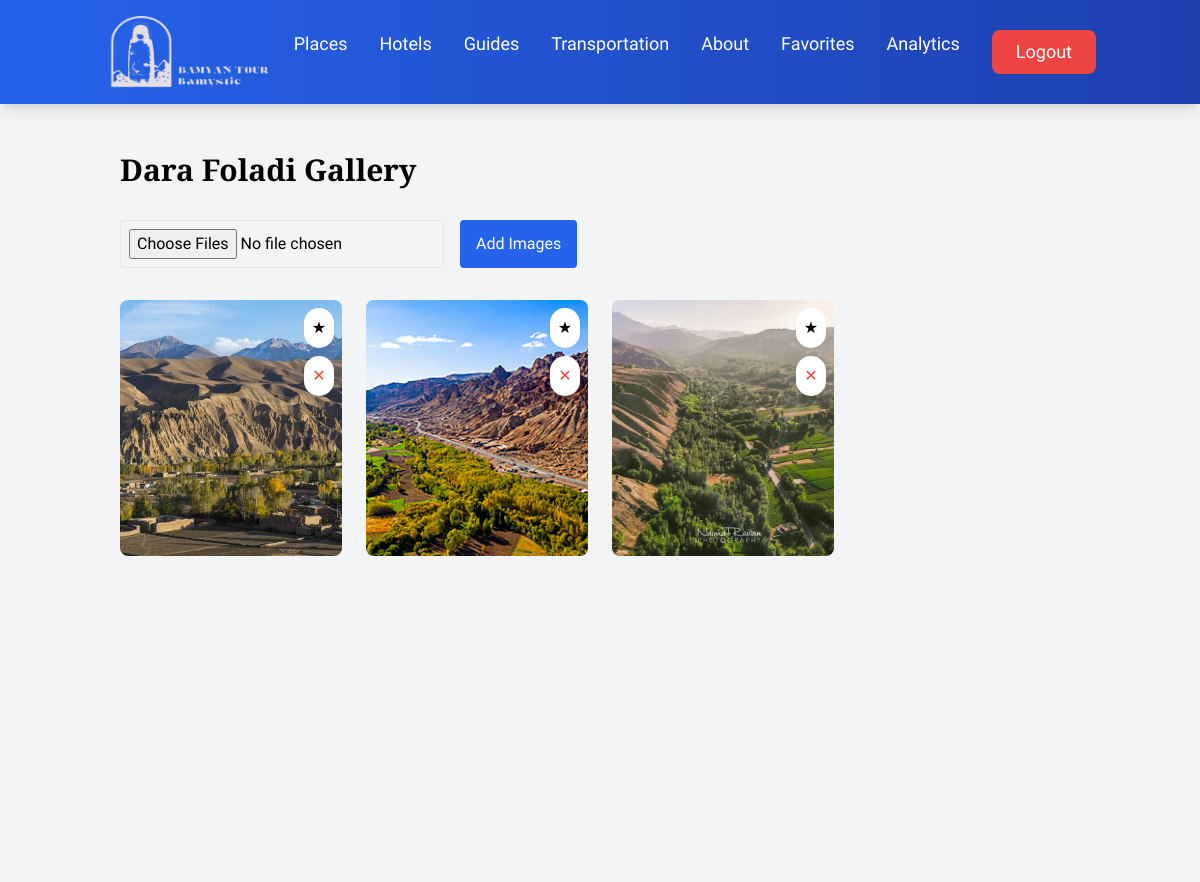
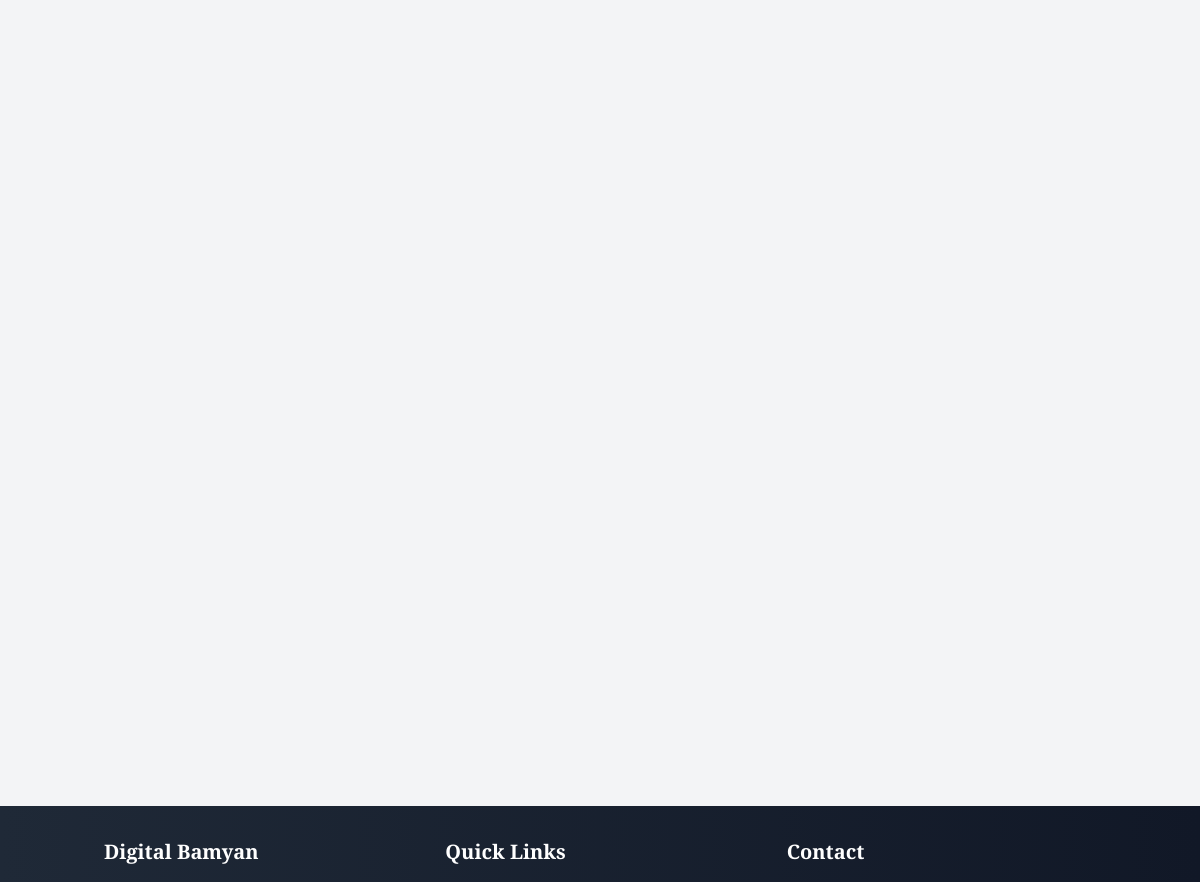
The page /places/5/gallery/ (signed in) on the database its author committed (2 pictures, top to bottom).
### main/models.py (models this page shows, shortened)
class Place(models.Model):
    name = models.CharField(max_length=200)
    description = models.TextField()
    location = models.CharField(max_length=200)
    location_url = models.URLField(max_length=500, blank=True, help_text="URL to location on map")
    image = models.ImageField(upload_to='places/', verbose_name='Main Image')
    gallery = models.ManyToManyField('PlaceImage', blank=True)
    rating = models.FloatField(default=0.0)
    likes = models.ManyToManyField('auth.User', related_name='liked_places', blank=True)
    favorites = models.ManyToManyField('auth.User', related_name='favorite_places', blank=True)
    created_at = models.DateTimeField(auto_now_add=True)

class PlaceImage(models.Model):
    image = models.ImageField(upload_to='places/gallery/')
    caption = models.CharField(max_length=200, blank=True)

### main/views.py (the view)
# urls.py: path('places/<int:place_id>/gallery/', views.place_gallery, name='place_gallery'),
@login_required
def place_gallery(request, place_id):
    place = get_object_or_404(Place, id=place_id)
    return render(request, 'main/place_gallery.html', {'place': place})

### main/templates/main/place_gallery.html (shortened to what this page needs)
{% extends 'main/base.html' %}
{% block content %}
<div class="container mx-auto px-4 py-8">
    <h1 class="text-3xl font-bold mb-8">{{ place.name }} Gallery</h1>
    {% if user.is_superuser %}
    <div class="mb-8">
        <form action="{% url 'main:add_gallery_image' place.id %}" method="POST" enctype="multipart/form-data" class="flex gap-4">
            <input type="file" name="images" multiple required class="border p-2">
            <button type="submit" class="bg-blue-600 text-white px-4 py-2 rounded hover:bg-blue-700">
                Add Images
            </button>
        </form>
    </div>
    {% endif %}
    <div class="grid grid-cols-2 md:grid-cols-3 lg:grid-cols-4 gap-6">
        {% for img in place.gallery.all %}
        <div class="relative group cursor-pointer" onclick="openGallery({{ forloop.counter0 }})">
            <img src="{{ img.image.url }}" alt="{{ img.caption }}" class="w-full h-64 object-cover rounded-lg hover:opacity-90 transition-opacity">
            {% if user.is_authenticated %}
            <div class="absolute top-2 right-2 flex flex-col gap-2">
                <button onclick="event.stopPropagation(); toggleImageFavorite({{ img.id }})" class="bg-white rounded-full p-2">
                    <span id="favIcon{{ img.id }}" class="{% if img in user.favoriteimage_set.all %}text-yellow-500{% endif %}">★</span>
                </button>
                {% if user.is_superuser %}
                <button onclick="event.stopPropagation(); deleteImage({{ img.id }})" class="bg-white rounded-full p-2">
                    <span class="text-red-500">✕</span>
                </button>
                {% endif %}
            </div>
            {% endif %}
        </div>
        {% endfor %}
    </div>
</div>
{% endblock %}

### main/templates/main/base.html (style rules this page uses)
h1, h2, h3, h4, h5, h6 { font-family: 'Playfair Display', serif; }
body { font-family: 'Source Sans Pro', sans-serif; }

### rows shown on the page
Place: name "Dara Foladi"
PlaceImage: image (picture)
PlaceImage: image (picture)
PlaceImage: image (picture)
